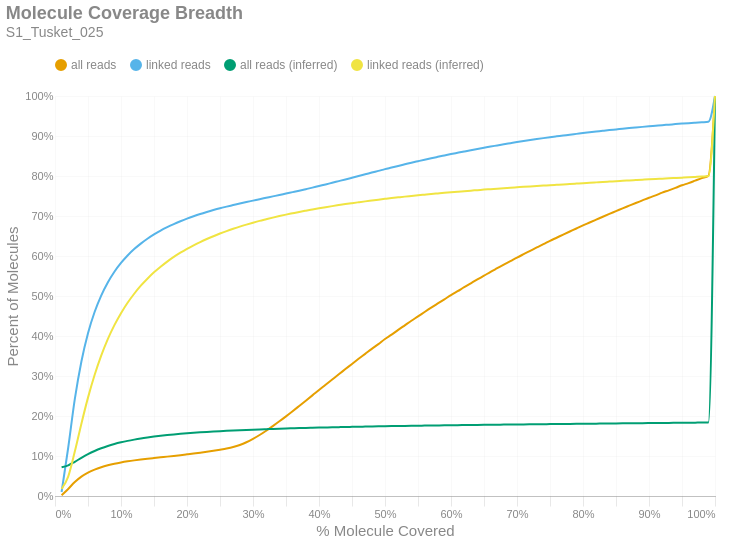

Here is the notebook cell this chart was saved with:
### Markdown cell above
### Molecule Read Coverage
This chart shows molecule coverage breadth as computed by the number of bases aligned to that molecule. In other words, "*how much of each unique long molecule is actually sequenced/aligned?*" Keep in mind there is a distinction between sequences and alignments, since some sequences belonging to a particular molecule may not align well and wouldn't appear in the alignment data. This chart also shows molecule coverage breadth as computed by the *inferred fragment* from which the aligned sequences originate. Unlike read coverage, this calculation takes into account the total insert size, including unsequenced gaps between the forward and reverse reads. Like the previous figures, these are cumulative percents.

### Code cell
if SKIPLR:
    print_html(f"Skipped")
else:
    binned_df = consolidated_hist(valids['coverage_bp'], mask, 0.01, True)
    binned_df_inf = consolidated_hist(valids['coverage_inserts'], mask, 0.01, True)
    binned_df = binned_df.with_columns(pl.lit(binned_df_inf['all reads (cumsum)']).alias('all reads (inferred)'))
    binned_df = binned_df.with_columns(pl.lit(binned_df_inf['linked reads (cumsum)']).alias('linked reads (inferred)'))
    binned_df = binned_df.with_columns(
        (pl.col('bin').cast(pl.Float64) + 0.01).alias('right_edge')
    )

    with SafeRender(binned_df):
        (
            density_plot(binned_df, 'Molecule Coverage Breadth', samplename, 'molcov', ['all reads (inferred)','linked reads (inferred)'])
            .encode(
                #x=alt.X('bin:Q', title="% Molecule Covered").axis(format = '%').scale(padding=0),
                x=alt.X('right_edge:Q', title="% Molecule Covered").axis(format='%').scale(padding=0),
                y=alt.Y('value:Q', title='Percent of Molecules')
                    .axis(format='%')
                    .stack(False)
                    .scale(domainMin=0, padding=0),
                color=alt.Color("key:N").scale(domain = ["all reads", "linked reads", "all reads (inferred)", "linked reads (inferred)"]),
                tooltip = [
                    alt.Tooltip("key:N", title = "Data Type"),
                    alt.Tooltip("range_label:N", title="% Molecule Covered"),
                    alt.Tooltip("value:Q", format = ".2%", title="% Molecules")
                ]
            )
        ).display()

### Figure 1 — Vega-Lite specification as saved in the notebook (floating-point values rounded to 4 significant figures)
{"width": "container", "height": 400, "config": {"title": {"anchor": "start", "dy": -15, "fontSize": 18, "color": "#888888", "subtitleColor": "#888888", "subtitleFontSize": 14}, "arc": {"fill": "#0072B2"}, "axis": {"domainColor": "#888888", "domainWidth": 0.5, "gridWidth": 0.2, "grid": false, "titleFontWeight": 400, "titleFontSize": 15, "labelFontSize": 11, "labelColor": "#888888", "tickColor": "#888888", "tickWidth": 0.2, "titleColor": "#888888"}, "axisBand": {"grid": false}, "axisX": {"grid": true, "tickSize": 10, "domainCap": "round"}, "axisY": {"domain": false, "grid": true, "tickSize": 0, "domainCap": "round"}, "background": "transparent", "header": {"labelFontSize": 15, "labelColor": "#888888", "titleFontSize": 15, "titleFontWeight": 600, "titleColor": "#888888"}, "legend": {"labelFont": "sans-serif", "labelFontSize": 12, "labelColor": "#888888", "symbolSize": 100, "symbolType": "circle", "titleFontSize": 12, "titlePadding": 10, "titleColor": "#888888", "title": null, "orient": "top"}, "range": {"category": ["#E69F00", "#56B4E9", "#009E73", "#F0E442", "#0072B2", "#D55E00", "#CC79A7", "#000000"], "diverging": ["#cfe8f3", "#a2d4ec", "#73bfe2", "#46abdb", "#1696d2", "#12719e"]}, "area": {"fill": "#0072B2", "fillOpacity": 0.7, "line": true, "strokeOpacity": 0.7}, "line": {"color": "#0072B2", "stroke": "#0072B2", "strokeWidth": 2}, "trail": {"color": "#0072B2", "stroke": "#0072B2", "strokeWidth": 0, "size": 1}, "point": {"filled": true, "fillOpacity": 1.0, "size": 95}, "text": {"color": "#888888", "fontSize": 11, "align": "right", "fontWeight": 400, "size": 11}, "bar": {"fill": "#0072B2", "stroke": null}, "view": {"stroke": null, "continuousWidth": 660, "continuousHeight": 400}}, "data": {"name": "data-829a134eb4cde917b20b2c5d8a22d7b1"}, "mark": {"type": "line", "interpolate": "monotone", "point": {"opacity": 0, "size": 275}}, "encoding": {"color": {"field": "key", "scale": {"domain": ["all reads", "linked reads", "all reads (inferred)", "linked reads (inferred)"]}, "type": "nominal"}, "tooltip": [{"field": "key", "title": "Data Type", "type": "nominal"}, {"field": "range_label", "title": "% Molecule Covered", "type": "nominal"}, {"field": "value", "format": ".2%", "title": "% Molecules", "type": "quantitative"}], "x": {"axis": {"format": "%"}, "field": "right_edge", "scale": {"padding": 0}, "title": "% Molecule Covered", "type": "quantitative"}, "y": {"axis": {"format": "%"}, "field": "value", "scale": {"domainMin": 0, "padding": 0}, "stack": false, "title": "Percent of Molecules", "type": "quantitative"}}, "params": [{"name": "param_c36ac31b6afebe62", "select": {"type": "point", "fields": ["key"]}, "bind": "legend"}], "title": {"text": "Molecule Coverage Breadth", "subtitle": "S1_Tusket_025"}, "transform": [{"fold": ["all reads (cumsum)", "linked reads (cumsum)", "all reads (inferred)", "linked reads (inferred)"]}, {"calculate": "replace(datum.key, ' (cumsum)', '')", "as": "key"}, {"filter": {"param": "param_c36ac31b6afebe62"}}], "usermeta": {"embedOptions": {"downloadFileName": "S1_Tusket_025.molcov"}}, "$schema": "https://vega.github.io/schema/vega-lite/v6.1.0.json", "datasets": {"data-829a134eb4cde917b20b2c5d8a22d7b1": [{"bin": "0.0", "interval": "0.0-0.01", "all reads": 0.001705, "linked reads": 0.01002, "all reads (cumsum)": 0.001705, "linked reads (cumsum)": 0.01002, "range_label": "0.0-0.01", "all reads (inferred)": 0.07185, "linked reads (inferred)": 0.01757, "right_edge": 0.01}, {"bin": "0.01", "interval": "0.01-0.02", "all reads": 0.01596, "linked reads": 0.1106, "all reads (cumsum)": 0.01767, "linked reads (cumsum)": 0.1206, "range_label": "0.01-0.02", "all reads (inferred)": 0.07657, "linked reads (inferred)": 0.04836, "right_edge": 0.02}, {"bin": "0.02", "interval": "0.02-0.03", "all reads": 0.01725, "linked reads": 0.1215, "all reads (cumsum)": 0.03492, "linked reads (cumsum)": 0.2421, "range_label": "0.02-0.03", "all reads (inferred)": 0.08555, "linked reads (inferred)": 0.1111, "right_edge": 0.03}, {"bin": "0.03", "interval": "0.03-0.04", "all reads": 0.01345, "linked reads": 0.09431, "all reads (cumsum)": 0.04837, "linked reads (cumsum)": 0.3364, "range_label": "0.03-0.04", "all reads (inferred)": 0.09542, "linked reads (inferred)": 0.1808, "right_edge": 0.04}, {"bin": "0.04", "interval": "0.04-0.05", "all reads": 0.01005, "linked reads": 0.0705, "all reads (cumsum)": 0.05842, "linked reads (cumsum)": 0.4069, "range_label": "0.04-0.05", "all reads (inferred)": 0.1046, "linked reads (inferred)": 0.2459, "right_edge": 0.05}, {"bin": "0.05", "interval": "0.05-0.06", "all reads": 0.007605, "linked reads": 0.05303, "all reads (cumsum)": 0.06603, "linked reads (cumsum)": 0.4599, "range_label": "0.05-0.06", "all reads (inferred)": 0.1125, "linked reads (inferred)": 0.3023, "right_edge": 0.06}, {"bin": "0.06", "interval": "0.06-0.07", "all reads": 0.0059, "linked reads": 0.04111, "all reads (cumsum)": 0.07193, "linked reads (cumsum)": 0.501, "range_label": "0.06-0.07", "all reads (inferred)": 0.1193, "linked reads (inferred)": 0.3509, "right_edge": 0.07}, {"bin": "0.07", "interval": "0.07-0.08", "all reads": 0.004722, "linked reads": 0.03276, "all reads (cumsum)": 0.07665, "linked reads (cumsum)": 0.5338, "range_label": "0.07-0.08", "all reads (inferred)": 0.1251, "linked reads (inferred)": 0.3922, "right_edge": 0.08}, {"bin": "0.08", "interval": "0.08-0.09", "all reads": 0.003904, "linked reads": 0.02681, "all reads (cumsum)": 0.08055, "linked reads (cumsum)": 0.5606, "range_label": "0.08-0.09", "all reads (inferred)": 0.13, "linked reads (inferred)": 0.4272, "right_edge": 0.09}, {"bin": "0.09", "interval": "0.09-0.1", "all reads": 0.003252, "linked reads": 0.02201, "all reads (cumsum)": 0.0838, "linked reads (cumsum)": 0.5826, "range_label": "0.09-0.1", "all reads (inferred)": 0.1342, "linked reads (inferred)": 0.4571, "right_edge": 0.1}, {"bin": "0.1", "interval": "0.1-0.11", "all reads": 0.002796, "linked reads": 0.01861, "all reads (cumsum)": 0.0866, "linked reads (cumsum)": 0.6012, "range_label": "0.1-0.11", "all reads (inferred)": 0.1378, "linked reads (inferred)": 0.4831, "right_edge": 0.11}, {"bin": "0.11", "interval": "0.11-0.12", "all reads": 0.002443, "linked reads": 0.01603, "all reads (cumsum)": 0.08904, "linked reads (cumsum)": 0.6172, "range_label": "0.11-0.12", "all reads (inferred)": 0.141, "linked reads (inferred)": 0.5057, "right_edge": 0.12}, {"bin": "0.12", "interval": "0.12-0.13", "all reads": 0.002132, "linked reads": 0.0137, "all reads (cumsum)": 0.09118, "linked reads (cumsum)": 0.6309, "range_label": "0.12-0.13", "all reads (inferred)": 0.1438, "linked reads (inferred)": 0.5257, "right_edge": 0.13}, {"bin": "0.13", "interval": "0.13-0.14", "all reads": 0.001953, "linked reads": 0.01215, "all reads (cumsum)": 0.09313, "linked reads (cumsum)": 0.6431, "range_label": "0.13-0.14", "all reads (inferred)": 0.1462, "linked reads (inferred)": 0.5433, "right_edge": 0.14}, {"bin": "0.14", "interval": "0.14-0.15", "all reads": 0.001806, "linked reads": 0.01081, "all reads (cumsum)": 0.09493, "linked reads (cumsum)": 0.6539, "range_label": "0.14-0.15", "all reads (inferred)": 0.1485, "linked reads (inferred)": 0.5592, "right_edge": 0.15}, {"bin": "0.15", "interval": "0.15-0.16", "all reads": 0.00176, "linked reads": 0.009775, "all reads (cumsum)": 0.09669, "linked reads (cumsum)": 0.6637, "range_label": "0.15-0.16", "all reads (inferred)": 0.1504, "linked reads (inferred)": 0.573, "right_edge": 0.16}, {"bin": "0.16", "interval": "0.16-0.17", "all reads": 0.001734, "linked reads": 0.008493, "all reads (cumsum)": 0.09843, "linked reads (cumsum)": 0.6721, "range_label": "0.16-0.17", "all reads (inferred)": 0.1522, "linked reads (inferred)": 0.586, "right_edge": 0.17}, {"bin": "0.17", "interval": "0.17-0.18", "all reads": 0.001794, "linked reads": 0.007677, "all reads (cumsum)": 0.1002, "linked reads (cumsum)": 0.6798, "range_label": "0.17-0.18", "all reads (inferred)": 0.1539, "linked reads (inferred)": 0.5976, "right_edge": 0.18}, {"bin": "0.18", "interval": "0.18-0.19", "all reads": 0.001887, "linked reads": 0.007049, "all reads (cumsum)": 0.1021, "linked reads (cumsum)": 0.6869, "range_label": "0.18-0.19", "all reads (inferred)": 0.1553, "linked reads (inferred)": 0.6082, "right_edge": 0.19}, {"bin": "0.19", "interval": "0.19-0.2", "all reads": 0.002011, "linked reads": 0.006616, "all reads (cumsum)": 0.1041, "linked reads (cumsum)": 0.6935, "range_label": "0.19-0.2", "all reads (inferred)": 0.1567, "linked reads (inferred)": 0.6179, "right_edge": 0.2}, {"bin": "0.2", "interval": "0.2-0.21", "all reads": 0.00206, "linked reads": 0.006005, "all reads (cumsum)": 0.1062, "linked reads (cumsum)": 0.6995, "range_label": "0.2-0.21", "all reads (inferred)": 0.1579, "linked reads (inferred)": 0.6267, "right_edge": 0.21}, {"bin": "0.21", "interval": "0.21-0.22", "all reads": 0.002204, "linked reads": 0.00556, "all reads (cumsum)": 0.1084, "linked reads (cumsum)": 0.7051, "range_label": "0.21-0.22", "all reads (inferred)": 0.1591, "linked reads (inferred)": 0.6349, "right_edge": 0.22}, {"bin": "0.22", "interval": "0.22-0.23", "all reads": 0.002308, "linked reads": 0.005064, "all reads (cumsum)": 0.1107, "linked reads (cumsum)": 0.7101, "range_label": "0.22-0.23", "all reads (inferred)": 0.1602, "linked reads (inferred)": 0.6425, "right_edge": 0.23}, {"bin": "0.23", "interval": "0.23-0.24", "all reads": 0.002445, "linked reads": 0.004782, "all reads (cumsum)": 0.1131, "linked reads (cumsum)": 0.7149, "range_label": "0.23-0.24", "all reads (inferred)": 0.1611, "linked reads (inferred)": 0.6495, "right_edge": 0.24}, {"bin": "0.24", "interval": "0.24-0.25", "all reads": 0.002648, "linked reads": 0.004448, "all reads (cumsum)": 0.1158, "linked reads (cumsum)": 0.7194, "range_label": "0.24-0.25", "all reads (inferred)": 0.1621, "linked reads (inferred)": 0.6562, "right_edge": 0.25}, {"bin": "0.25", "interval": "0.25-0.26", "all reads": 0.002881, "linked reads": 0.004054, "all reads (cumsum)": 0.1187, "linked reads (cumsum)": 0.7234, "range_label": "0.25-0.26", "all reads (inferred)": 0.1629, "linked reads (inferred)": 0.6623, "right_edge": 0.26}, {"bin": "0.26", "interval": "0.26-0.27", "all reads": 0.003673, "linked reads": 0.003915, "all reads (cumsum)": 0.1223, "linked reads (cumsum)": 0.7273, "range_label": "0.26-0.27", "all reads (inferred)": 0.1638, "linked reads (inferred)": 0.668, "right_edge": 0.27}, {"bin": "0.27", "interval": "0.27-0.28", "all reads": 0.005146, "linked reads": 0.003938, "all reads (cumsum)": 0.1275, "linked reads (cumsum)": 0.7313, "range_label": "0.27-0.28", "all reads (inferred)": 0.1645, "linked reads (inferred)": 0.6735, "right_edge": 0.28}, {"bin": "0.28", "interval": "0.28-0.29", "all reads": 0.006857, "linked reads": 0.003674, "all reads (cumsum)": 0.1343, "linked reads (cumsum)": 0.7349, "range_label": "0.28-0.29", "all reads (inferred)": 0.1652, "linked reads (inferred)": 0.6785, "right_edge": 0.29}, {"bin": "0.29", "interval": "0.29-0.3", "all reads": 0.008543, "linked reads": 0.003523, "all reads (cumsum)": 0.1429, "linked reads (cumsum)": 0.7385, "range_label": "0.29-0.3", "all reads (inferred)": 0.1659, "linked reads (inferred)": 0.6833, "right_edge": 0.3}, {"bin": "0.3", "interval": "0.3-0.31", "all reads": 0.009663, "linked reads": 0.003536, "all reads (cumsum)": 0.1526, "linked reads (cumsum)": 0.742, "range_label": "0.3-0.31", "all reads (inferred)": 0.1666, "linked reads (inferred)": 0.6878, "right_edge": 0.31}, {"bin": "0.31", "interval": "0.31-0.32", "all reads": 0.01067, "linked reads": 0.003513, "all reads (cumsum)": 0.1632, "linked reads (cumsum)": 0.7455, "range_label": "0.31-0.32", "all reads (inferred)": 0.1671, "linked reads (inferred)": 0.6919, "right_edge": 0.32}, {"bin": "0.32", "interval": "0.32-0.33", "all reads": 0.0116, "linked reads": 0.003519, "all reads (cumsum)": 0.1748, "linked reads (cumsum)": 0.749, "range_label": "0.32-0.33", "all reads (inferred)": 0.1677, "linked reads (inferred)": 0.6959, "right_edge": 0.33}, {"bin": "0.33", "interval": "0.33-0.34", "all reads": 0.01191, "linked reads": 0.003502, "all reads (cumsum)": 0.1867, "linked reads (cumsum)": 0.7525, "range_label": "0.33-0.34", "all reads (inferred)": 0.1683, "linked reads (inferred)": 0.6998, "right_edge": 0.34}, {"bin": "0.34", "interval": "0.34-0.35", "all reads": 0.0124, "linked reads": 0.003626, "all reads (cumsum)": 0.1991, "linked reads (cumsum)": 0.7562, "range_label": "0.34-0.35", "all reads (inferred)": 0.1688, "linked reads (inferred)": 0.7035, "right_edge": 0.35}, {"bin": "0.35", "interval": "0.35-0.36", "all reads": 0.01283, "linked reads": 0.003566, "all reads (cumsum)": 0.212, "linked reads (cumsum)": 0.7597, "range_label": "0.35-0.36", "all reads (inferred)": 0.1693, "linked reads (inferred)": 0.7069, "right_edge": 0.36}, {"bin": "0.36", "interval": "0.36-0.37", "all reads": 0.0131, "linked reads": 0.003597, "all reads (cumsum)": 0.2251, "linked reads (cumsum)": 0.7633, "range_label": "0.36-0.37", "all reads (inferred)": 0.1697, "linked reads (inferred)": 0.7102, "right_edge": 0.37}, {"bin": "0.37", "interval": "0.37-0.38", "all reads": 0.01316, "linked reads": 0.003791, "all reads (cumsum)": 0.2382, "linked reads (cumsum)": 0.7671, "range_label": "0.37-0.38", "all reads (inferred)": 0.1702, "linked reads (inferred)": 0.7133, "right_edge": 0.38}, {"bin": "0.38", "interval": "0.38-0.39", "all reads": 0.01329, "linked reads": 0.003849, "all reads (cumsum)": 0.2515, "linked reads (cumsum)": 0.771, "range_label": "0.38-0.39", "all reads (inferred)": 0.1706, "linked reads (inferred)": 0.7162, "right_edge": 0.39}, {"bin": "0.39", "interval": "0.39-0.4", "all reads": 0.01349, "linked reads": 0.004048, "all reads (cumsum)": 0.265, "linked reads (cumsum)": 0.775, "range_label": "0.39-0.4", "all reads (inferred)": 0.171, "linked reads (inferred)": 0.7191, "right_edge": 0.4}, {"bin": "0.4", "interval": "0.4-0.41", "all reads": 0.01302, "linked reads": 0.003878, "all reads (cumsum)": 0.278, "linked reads (cumsum)": 0.7789, "range_label": "0.4-0.41", "all reads (inferred)": 0.1714, "linked reads (inferred)": 0.722, "right_edge": 0.41}, {"bin": "0.41", "interval": "0.41-0.42", "all reads": 0.01322, "linked reads": 0.004198, "all reads (cumsum)": 0.2912, "linked reads (cumsum)": 0.7831, "range_label": "0.41-0.42", "all reads (inferred)": 0.1718, "linked reads (inferred)": 0.7247, "right_edge": 0.42}, {"bin": "0.42", "interval": "0.42-0.43", "all reads": 0.01319, "linked reads": 0.004166, "all reads (cumsum)": 0.3044, "linked reads (cumsum)": 0.7872, "range_label": "0.42-0.43", "all reads (inferred)": 0.1722, "linked reads (inferred)": 0.7272, "right_edge": 0.43}, {"bin": "0.43", "interval": "0.43-0.44", "all reads": 0.01286, "linked reads": 0.00418, "all reads (cumsum)": 0.3173, "linked reads (cumsum)": 0.7914, "range_label": "0.43-0.44", "all reads (inferred)": 0.1726, "linked reads (inferred)": 0.7298, "right_edge": 0.44}, {"bin": "0.44", "interval": "0.44-0.45", "all reads": 0.01293, "linked reads": 0.004265, "all reads (cumsum)": 0.3302, "linked reads (cumsum)": 0.7957, "range_label": "0.44-0.45", "all reads (inferred)": 0.1729, "linked reads (inferred)": 0.7321, "right_edge": 0.45}, {"bin": "0.45", "interval": "0.45-0.46", "all reads": 0.01275, "linked reads": 0.004299, "all reads (cumsum)": 0.343, "linked reads (cumsum)": 0.8, "range_label": "0.45-0.46", "all reads (inferred)": 0.1732, "linked reads (inferred)": 0.7344, "right_edge": 0.46}, {"bin": "0.46", "interval": "0.46-0.47", "all reads": 0.01243, "linked reads": 0.004213, "all reads (cumsum)": 0.3554, "linked reads (cumsum)": 0.8042, "range_label": "0.46-0.47", "all reads (inferred)": 0.1735, "linked reads (inferred)": 0.7366, "right_edge": 0.47}, {"bin": "0.47", "interval": "0.47-0.48", "all reads": 0.0125, "linked reads": 0.004393, "all reads (cumsum)": 0.3679, "linked reads (cumsum)": 0.8086, "range_label": "0.47-0.48", "all reads (inferred)": 0.1739, "linked reads (inferred)": 0.7387, "right_edge": 0.48}, {"bin": "0.48", "interval": "0.48-0.49", "all reads": 0.01168, "linked reads": 0.004193, "all reads (cumsum)": 0.3796, "linked reads (cumsum)": 0.8128, "range_label": "0.48-0.49", "all reads (inferred)": 0.1742, "linked reads (inferred)": 0.7408, "right_edge": 0.49}, {"bin": "0.49", "interval": "0.49-0.5", "all reads": 0.01289, "linked reads": 0.00436, "all reads (cumsum)": 0.3925, "linked reads (cumsum)": 0.8171, "range_label": "0.49-0.5", "all reads (inferred)": 0.1745, "linked reads (inferred)": 0.7429, "right_edge": 0.5}, {"bin": "0.5", "interval": "0.5-0.51", "all reads": 0.01091, "linked reads": 0.003987, "all reads (cumsum)": 0.4034, "linked reads (cumsum)": 0.8211, "range_label": "0.5-0.51", "all reads (inferred)": 0.1748, "linked reads (inferred)": 0.7449, "right_edge": 0.51}, {"bin": "0.51", "interval": "0.51-0.52", "all reads": 0.01205, "linked reads": 0.004068, "all reads (cumsum)": 0.4154, "linked reads (cumsum)": 0.8252, "range_label": "0.51-0.52", "all reads (inferred)": 0.175, "linked reads (inferred)": 0.7467, "right_edge": 0.52}, {"bin": "0.52", "interval": "0.52-0.53", "all reads": 0.01131, "linked reads": 0.003988, "all reads (cumsum)": 0.4267, "linked reads (cumsum)": 0.8292, "range_label": "0.52-0.53", "all reads (inferred)": 0.1753, "linked reads (inferred)": 0.7484, "right_edge": 0.53}, {"bin": "0.53", "interval": "0.53-0.54", "all reads": 0.01135, "linked reads": 0.003975, "all reads (cumsum)": 0.4381, "linked reads (cumsum)": 0.8332, "range_label": "0.53-0.54", "all reads (inferred)": 0.1755, "linked reads (inferred)": 0.7501, "right_edge": 0.54}, {"bin": "0.54", "interval": "0.54-0.55", "all reads": 0.01093, "linked reads": 0.003811, "all reads (cumsum)": 0.449, "linked reads (cumsum)": 0.837, "range_label": "0.54-0.55", "all reads (inferred)": 0.1758, "linked reads (inferred)": 0.7518, "right_edge": 0.55}, {"bin": "0.55", "interval": "0.55-0.56", "all reads": 0.01108, "linked reads": 0.003778, "all reads (cumsum)": 0.4601, "linked reads (cumsum)": 0.8408, "range_label": "0.55-0.56", "all reads (inferred)": 0.176, "linked reads (inferred)": 0.7534, "right_edge": 0.56}, {"bin": "0.56", "interval": "0.56-0.57", "all reads": 0.01086, "linked reads": 0.003648, "all reads (cumsum)": 0.471, "linked reads (cumsum)": 0.8444, "range_label": "0.56-0.57", "all reads (inferred)": 0.1763, "linked reads (inferred)": 0.7549, "right_edge": 0.57}, {"bin": "0.57", "interval": "0.57-0.58", "all reads": 0.01045, "linked reads": 0.003489, "all reads (cumsum)": 0.4814, "linked reads (cumsum)": 0.8479, "range_label": "0.57-0.58", "all reads (inferred)": 0.1765, "linked reads (inferred)": 0.7564, "right_edge": 0.58}, {"bin": "0.58", "interval": "0.58-0.59", "all reads": 0.01038, "linked reads": 0.00345, "all reads (cumsum)": 0.4918, "linked reads (cumsum)": 0.8513, "range_label": "0.58-0.59", "all reads (inferred)": 0.1767, "linked reads (inferred)": 0.7579, "right_edge": 0.59}, {"bin": "0.59", "interval": "0.59-0.6", "all reads": 0.01044, "linked reads": 0.003445, "all reads (cumsum)": 0.5022, "linked reads (cumsum)": 0.8548, "range_label": "0.59-0.6", "all reads (inferred)": 0.1769, "linked reads (inferred)": 0.7593, "right_edge": 0.6}, {"bin": "0.6", "interval": "0.6-0.61", "all reads": 0.009773, "linked reads": 0.003265, "all reads (cumsum)": 0.512, "linked reads (cumsum)": 0.858, "range_label": "0.6-0.61", "all reads (inferred)": 0.1771, "linked reads (inferred)": 0.7607, "right_edge": 0.61}, {"bin": "0.61", "interval": "0.61-0.62", "all reads": 0.01008, "linked reads": 0.003247, "all reads (cumsum)": 0.5221, "linked reads (cumsum)": 0.8613, "range_label": "0.61-0.62", "all reads (inferred)": 0.1773, "linked reads (inferred)": 0.7621, "right_edge": 0.62}, {"bin": "0.62", "interval": "0.62-0.63", "all reads": 0.009667, "linked reads": 0.003199, "all reads (cumsum)": 0.5318, "linked reads (cumsum)": 0.8645, "range_label": "0.62-0.63", "all reads (inferred)": 0.1775, "linked reads (inferred)": 0.7634, "right_edge": 0.63}, {"bin": "0.63", "interval": "0.63-0.64", "all reads": 0.009673, "linked reads": 0.003094, "all reads (cumsum)": 0.5414, "linked reads (cumsum)": 0.8676, "range_label": "0.63-0.64", "all reads (inferred)": 0.1777, "linked reads (inferred)": 0.7647, "right_edge": 0.64}, {"bin": "0.64", "interval": "0.64-0.65", "all reads": 0.009354, "linked reads": 0.00302, "all reads (cumsum)": 0.5508, "linked reads (cumsum)": 0.8706, "range_label": "0.64-0.65", "all reads (inferred)": 0.1779, "linked reads (inferred)": 0.766, "right_edge": 0.65}, {"bin": "0.65", "interval": "0.65-0.66", "all reads": 0.009634, "linked reads": 0.003041, "all reads (cumsum)": 0.5604, "linked reads (cumsum)": 0.8737, "range_label": "0.65-0.66", "all reads (inferred)": 0.1781, "linked reads (inferred)": 0.7672, "right_edge": 0.66}, {"bin": "0.66", "interval": "0.66-0.67", "all reads": 0.009023, "linked reads": 0.002815, "all reads (cumsum)": 0.5694, "linked reads (cumsum)": 0.8765, "range_label": "0.66-0.67", "all reads (inferred)": 0.1783, "linked reads (inferred)": 0.7684, "right_edge": 0.67}, {"bin": "0.67", "interval": "0.67-0.68", "all reads": 0.00907, "linked reads": 0.002871, "all reads (cumsum)": 0.5785, "linked reads (cumsum)": 0.8793, "range_label": "0.67-0.68", "all reads (inferred)": 0.1785, "linked reads (inferred)": 0.7696, "right_edge": 0.68}, {"bin": "0.68", "interval": "0.68-0.69", "all reads": 0.008726, "linked reads": 0.0027, "all reads (cumsum)": 0.5872, "linked reads (cumsum)": 0.882, "range_label": "0.68-0.69", "all reads (inferred)": 0.1787, "linked reads (inferred)": 0.7707, "right_edge": 0.69}, {"bin": "0.69", "interval": "0.69-0.7", "all reads": 0.008862, "linked reads": 0.002707, "all reads (cumsum)": 0.5961, "linked reads (cumsum)": 0.8847, "range_label": "0.69-0.7", "all reads (inferred)": 0.1789, "linked reads (inferred)": 0.7718, "right_edge": 0.7}, {"bin": "0.7", "interval": "0.7-0.71", "all reads": 0.008491, "linked reads": 0.002597, "all reads (cumsum)": 0.6046, "linked reads (cumsum)": 0.8873, "range_label": "0.7-0.71", "all reads (inferred)": 0.179, "linked reads (inferred)": 0.7729, "right_edge": 0.71}, {"bin": "0.71", "interval": "0.71-0.72", "all reads": 0.00837, "linked reads": 0.002527, "all reads (cumsum)": 0.613, "linked reads (cumsum)": 0.8899, "range_label": "0.71-0.72", "all reads (inferred)": 0.1792, "linked reads (inferred)": 0.7739, "right_edge": 0.72}, {"bin": "0.72", "interval": "0.72-0.73", "all reads": 0.008405, "linked reads": 0.00245, "all reads (cumsum)": 0.6214, "linked reads (cumsum)": 0.8923, "range_label": "0.72-0.73", "all reads (inferred)": 0.1794, "linked reads (inferred)": 0.775, "right_edge": 0.73}, {"bin": "0.73", "interval": "0.73-0.74", "all reads": 0.008101, "linked reads": 0.00237, "all reads (cumsum)": 0.6295, "linked reads (cumsum)": 0.8947, "range_label": "0.73-0.74", "all reads (inferred)": 0.1795, "linked reads (inferred)": 0.776, "right_edge": 0.74}, {"bin": "0.74", "interval": "0.74-0.75", "all reads": 0.008462, "linked reads": 0.002292, "all reads (cumsum)": 0.6379, "linked reads (cumsum)": 0.897, "range_label": "0.74-0.75", "all reads (inferred)": 0.1797, "linked reads (inferred)": 0.7771, "right_edge": 0.75}, {"bin": "0.75", "interval": "0.75-0.76", "all reads": 0.007769, "linked reads": 0.002135, "all reads (cumsum)": 0.6457, "linked reads (cumsum)": 0.8991, "range_label": "0.75-0.76", "all reads (inferred)": 0.1799, "linked reads (inferred)": 0.7781, "right_edge": 0.76}, {"bin": "0.76", "interval": "0.76-0.77", "all reads": 0.007783, "linked reads": 0.002079, "all reads (cumsum)": 0.6535, "linked reads (cumsum)": 0.9012, "range_label": "0.76-0.77", "all reads (inferred)": 0.1801, "linked reads (inferred)": 0.7791, "right_edge": 0.77}, {"bin": "0.77", "interval": "0.77-0.78", "all reads": 0.007699, "linked reads": 0.002171, "all reads (cumsum)": 0.6612, "linked reads (cumsum)": 0.9034, "range_label": "0.77-0.78", "all reads (inferred)": 0.1802, "linked reads (inferred)": 0.7801, "right_edge": 0.78}, {"bin": "0.78", "interval": "0.78-0.79", "all reads": 0.007571, "linked reads": 0.00196, "all reads (cumsum)": 0.6687, "linked reads (cumsum)": 0.9053, "range_label": "0.78-0.79", "all reads (inferred)": 0.1804, "linked reads (inferred)": 0.7811, "right_edge": 0.79}, {"bin": "0.79", "interval": "0.79-0.8", "all reads": 0.007848, "linked reads": 0.00201, "all reads (cumsum)": 0.6766, "linked reads (cumsum)": 0.9073, "range_label": "0.79-0.8", "all reads (inferred)": 0.1806, "linked reads (inferred)": 0.7821, "right_edge": 0.8}, {"bin": "0.8", "interval": "0.8-0.81", "all reads": 0.007109, "linked reads": 0.001829, "all reads (cumsum)": 0.6837, "linked reads (cumsum)": 0.9092, "range_label": "0.8-0.81", "all reads (inferred)": 0.1807, "linked reads (inferred)": 0.7831, "right_edge": 0.81}, {"bin": "0.81", "interval": "0.81-0.82", "all reads": 0.007229, "linked reads": 0.001854, "all reads (cumsum)": 0.6909, "linked reads (cumsum)": 0.911, "range_label": "0.81-0.82", "all reads (inferred)": 0.1809, "linked reads (inferred)": 0.7841, "right_edge": 0.82}, {"bin": "0.82", "interval": "0.82-0.83", "all reads": 0.007273, "linked reads": 0.001894, "all reads (cumsum)": 0.6982, "linked reads (cumsum)": 0.9129, "range_label": "0.82-0.83", "all reads (inferred)": 0.1811, "linked reads (inferred)": 0.7851, "right_edge": 0.83}, {"bin": "0.83", "interval": "0.83-0.84", "all reads": 0.007087, "linked reads": 0.001833, "all reads (cumsum)": 0.7053, "linked reads (cumsum)": 0.9147, "range_label": "0.83-0.84", "all reads (inferred)": 0.1812, "linked reads (inferred)": 0.786, "right_edge": 0.84}, {"bin": "0.84", "interval": "0.84-0.85", "all reads": 0.006867, "linked reads": 0.00165, "all reads (cumsum)": 0.7122, "linked reads (cumsum)": 0.9164, "range_label": "0.84-0.85", "all reads (inferred)": 0.1814, "linked reads (inferred)": 0.787, "right_edge": 0.85}, {"bin": "0.85", "interval": "0.85-0.86", "all reads": 0.00692, "linked reads": 0.001704, "all reads (cumsum)": 0.7191, "linked reads (cumsum)": 0.9181, "range_label": "0.85-0.86", "all reads (inferred)": 0.1816, "linked reads (inferred)": 0.7879, "right_edge": 0.86}, {"bin": "0.86", "interval": "0.86-0.87", "all reads": 0.006687, "linked reads": 0.001651, "all reads (cumsum)": 0.7258, "linked reads (cumsum)": 0.9197, "range_label": "0.86-0.87", "all reads (inferred)": 0.1817, "linked reads (inferred)": 0.7889, "right_edge": 0.87}, {"bin": "0.87", "interval": "0.87-0.88", "all reads": 0.00667, "linked reads": 0.001555, "all reads (cumsum)": 0.7324, "linked reads (cumsum)": 0.9213, "range_label": "0.87-0.88", "all reads (inferred)": 0.1819, "linked reads (inferred)": 0.7898, "right_edge": 0.88}, {"bin": "0.88", "interval": "0.88-0.89", "all reads": 0.006504, "linked reads": 0.001512, "all reads (cumsum)": 0.7389, "linked reads (cumsum)": 0.9228, "range_label": "0.88-0.89", "all reads (inferred)": 0.1821, "linked reads (inferred)": 0.7907, "right_edge": 0.89}, {"bin": "0.89", "interval": "0.89-0.9", "all reads": 0.006583, "linked reads": 0.001467, "all reads (cumsum)": 0.7455, "linked reads (cumsum)": 0.9243, "range_label": "0.89-0.9", "all reads (inferred)": 0.1823, "linked reads (inferred)": 0.7917, "right_edge": 0.9}, {"bin": "0.9", "interval": "0.9-0.91", "all reads": 0.006062, "linked reads": 0.001414, "all reads (cumsum)": 0.7516, "linked reads (cumsum)": 0.9257, "range_label": "0.9-0.91", "all reads (inferred)": 0.1824, "linked reads (inferred)": 0.7926, "right_edge": 0.91}, {"bin": "0.91", "interval": "0.91-0.92", "all reads": 0.006815, "linked reads": 0.001442, "all reads (cumsum)": 0.7584, "linked reads (cumsum)": 0.9271, "range_label": "0.91-0.92", "all reads (inferred)": 0.1826, "linked reads (inferred)": 0.7934, "right_edge": 0.92}, {"bin": "0.92", "interval": "0.92-0.93", "all reads": 0.005717, "linked reads": 0.001251, "all reads (cumsum)": 0.7641, "linked reads (cumsum)": 0.9284, "range_label": "0.92-0.93", "all reads (inferred)": 0.1827, "linked reads (inferred)": 0.7943, "right_edge": 0.93}, {"bin": "0.93", "interval": "0.93-0.94", "all reads": 0.006153, "linked reads": 0.001314, "all reads (cumsum)": 0.7703, "linked reads (cumsum)": 0.9297, "range_label": "0.93-0.94", "all reads (inferred)": 0.1829, "linked reads (inferred)": 0.7951, "right_edge": 0.94}, {"bin": "0.94", "interval": "0.94-0.95", "all reads": 0.00661, "linked reads": 0.001244, "all reads (cumsum)": 0.7769, "linked reads (cumsum)": 0.9309, "range_label": "0.94-0.95", "all reads (inferred)": 0.1831, "linked reads (inferred)": 0.7959, "right_edge": 0.95}, {"bin": "0.95", "interval": "0.95-0.96", "all reads": 0.005333, "linked reads": 0.001209, "all reads (cumsum)": 0.7822, "linked reads (cumsum)": 0.9322, "range_label": "0.95-0.96", "all reads (inferred)": 0.1832, "linked reads (inferred)": 0.7967, "right_edge": 0.96}, {"bin": "0.96", "interval": "0.96-0.97", "all reads": 0.006221, "linked reads": 0.001114, "all reads (cumsum)": 0.7884, "linked reads (cumsum)": 0.9333, "range_label": "0.96-0.97", "all reads (inferred)": 0.1834, "linked reads (inferred)": 0.7977, "right_edge": 0.97}, {"bin": "0.97", "interval": "0.97-0.98", "all reads": 0.006232, "linked reads": 0.001087, "all reads (cumsum)": 0.7947, "linked reads (cumsum)": 0.9344, "range_label": "0.97-0.98", "all reads (inferred)": 0.1836, "linked reads (inferred)": 0.7987, "right_edge": 0.98}, {"bin": "0.98", "interval": "0.98-0.99", "all reads": 0.005795, "linked reads": 0.001132, "all reads (cumsum)": 0.8005, "linked reads (cumsum)": 0.9355, "range_label": "0.98-0.99", "all reads (inferred)": 0.1839, "linked reads (inferred)": 0.7998, "right_edge": 0.99}, {"bin": "0.99", "interval": "0.99-1.0", "all reads": 0.1995, "linked reads": 0.06451, "all reads (cumsum)": 1.0, "linked reads (cumsum)": 1.0, "range_label": "0.99-1.0", "all reads (inferred)": 1.0, "linked reads (inferred)": 1.0, "right_edge": 1.0}]}}
